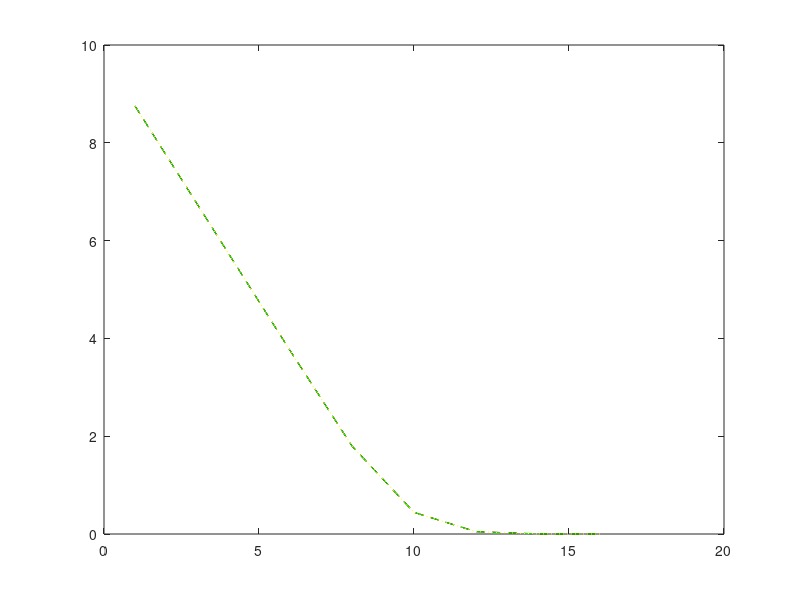

This chart was generated by the following MATLAB code:
A = [8.7531;
    7.7531;
    5.7531;
    3.7532;
    1.7987 ;
    0.4420 ;
    0.0483 ;
    0.0028 ;
    0.0001];
B1 =  [8.7531;
    7.7531 ;
    5.7531 ;
    3.7533 ;
    1.7996;
    0.4411;
    0.0487;
    0.0037;
    0.0008];
B2 = [8.7531 ;
    7.7531 ;
    5.7531 ;
    3.7533 ;
    1.7983 ;
    0.4430 ;
    0.0475 ;
    0.0020 ;
    0.0001 ];
B3 = [8.7531 ;
    7.7531 ;
    5.7531 ;
    3.7533 ;
    1.7985 ;
    0.4415 ;
    0.0482 ;
    0.0024 ;
    0.0002 ];
S = [1;2;4;6;8;10;12;14;16];
plot(S,B1,'--r')
hold on
plot(S,B2,'--k')
hold on
plot(S,B3,'--g')
hold on
plot(S,A,':y')
hold on
hold off
